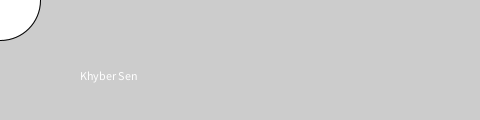
Frame 1 (no input)
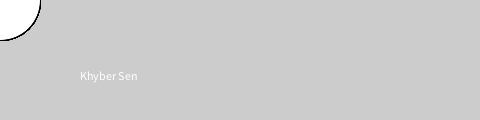
Frame 60 (the mouse pressed at the canvas centre just before this capture)
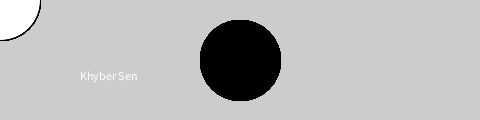
Frame 120 (the mouse held since frame 60 and released just before this capture)

The Processing sketch that drew these frames (run headless with seeded random() and noise(); from frame 60 on, the mouse is pressed at the canvas centre):

// Processing sketch: processing_78956
// ── processing_78956.pde

void setup() {
  size(480,120);
  smooth();
  text("Khyber Sen",80,80);
  fill(0,100,150,50);
}

void draw() {
  if (mousePressed) {
    fill(0);
  }else{
    fill(255);
  }
  ellipse(mouseX,mouseY,80,80);
}
